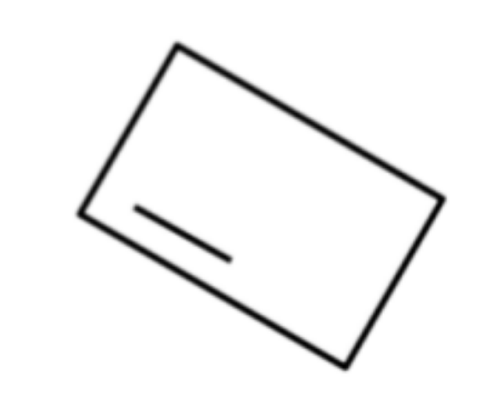
#> input picture images/unaligned_rectangle.png, 490 x 406 px
$ python rectangle_alignment.py
#> lines starting #> are read from the running program, lines starting #| are printed output that depends on the picture; after the words box and inside, x2 and y2 are one past the last pixel; in counts of white or black regions, pixels touching at a corner belong together
import cv2
import numpy as np
from matplotlib import pyplot as plt
def align_rectangles(image_path):
    #reading the images
#> called with image_path = 'images/unaligned_rectangle.png'
    image = cv2.imread(image_path)
#> image is the input picture: shape (406, 490, 3); min 0, max 255, mean 245.5

    # Convert the image to grayscale
    gray = cv2.cvtColor(image, cv2.COLOR_BGR2GRAY)

    # Detect edges using Canny edge detection
    edges = cv2.Canny(gray, 50, 150, apertureSize=3)
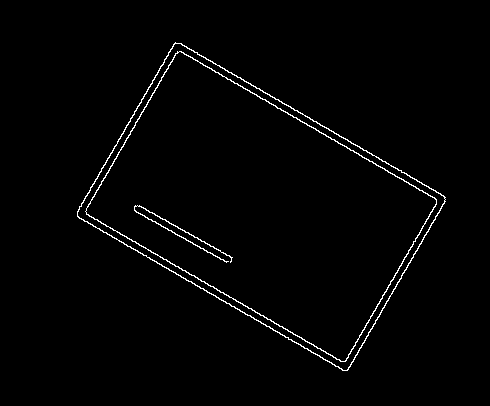
#> edges: shape (406, 490); 1.5% white in thin lines or dots, all inside (x1, y1, x2, y2) = (77, 42, 446, 371)

    # Find contours
    contours, _ = cv2.findContours(edges.copy(), cv2.RETR_EXTERNAL, cv2.CHAIN_APPROX_SIMPLE)
#> contours = 1 contour; box (x1, y1, x2, y2) and area: (77, 42, 446, 371) 63212

    # Iterate through contours to find rectangles
    for contour in contours:
        # Find the area of each contour
        area = cv2.contourArea(contour)

        # Approximate the contour to a polygon
        perimeter = cv2.arcLength(contour, True)
        approx = cv2.approxPolyDP(contour, 0.02 * perimeter, True)

        # If the contour has four vertices (a rectangle) and has a significant area, proceed
        if len(approx) == 4 and area > 1000:
            # Find the rotated rectangle enclosing the contour
            rect = cv2.minAreaRect(contour)
            box = cv2.boxPoints(rect)
            box = np.int0(box)

            # Calculate the angle of rotation
            angle = rect[2]

            # Rotate the image to make the rectangle straight
            rotated_image = image.copy()
            if angle < -45:
                angle += 90
            (h, w) = rotated_image.shape[:2]
            center = (w // 2, h // 2)
            M = cv2.getRotationMatrix2D(center, angle, 1.0)
            rotated_image = cv2.warpAffine(rotated_image, M, (w, h), flags=cv2.INTER_CUBIC, borderMode=cv2.BORDER_REPLICATE)

            # Display the aligned image
            cv2.imwrite('processed_images/aligned_rectangle.png',rotated_image)
#> this loop made 1 pass
#> (area, perimeter, approx, rect, box, angle, h, w) on pass 1: (63211.5, 1100.2, [[175, 42], [77, 216], [347, 370], [445, 197]], ((260.8, 206.1), (203, 314.8), -59.98), [[346, 372], [73, 215], [175, 39], [447, 196]], 30.02, 406, 490)
#> pass 1, in align_rectangles, `rotated_image = cv2.warpAffine(rotated_image, M, (w, h), flags=cv2.INT..`:
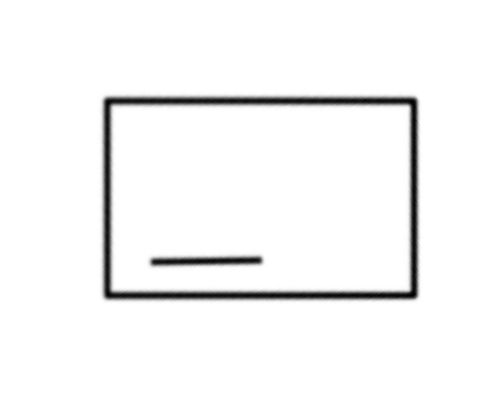
#> rotated_image: shape (406, 490, 3); min 0, max 255, mean 245.5

if __name__=='__main__':
    image_path = "images/unaligned_rectangle.png"
    align_rectangles(image_path)

$ run again, with images/not_numbered_rectangles.png copied over images/unaligned_rectangle.png
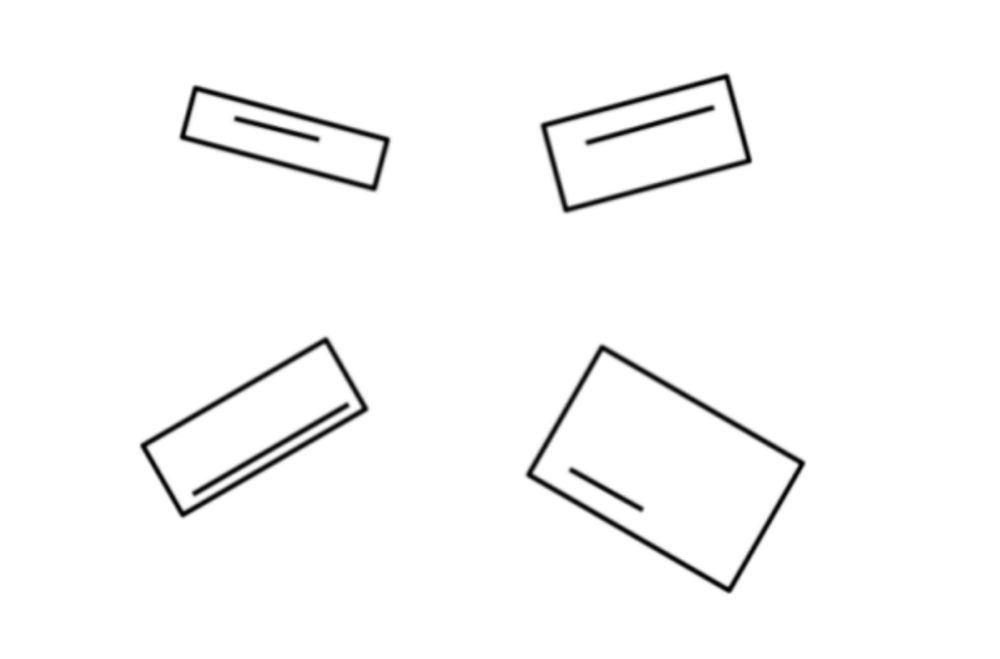
#> input picture images/not_numbered_rectangles.png, 1000 x 659 px, shrunk from 1324 x 872 before the run
#> in align_rectangles, image is the input picture: shape (659, 1000, 3); min 0, max 255, mean 249.4
#> in align_rectangles, `edges = cv2.Canny(gray, 50, 150, apertureSize=3)`:
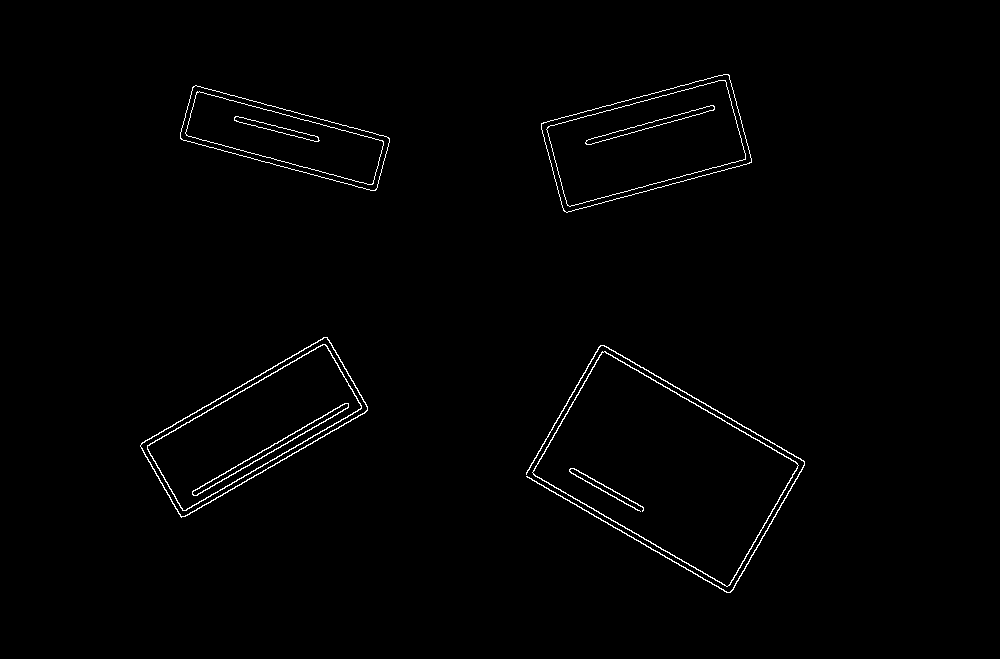
#> edges: shape (659, 1000); 1% white in thin lines or dots, all inside (x1, y1, x2, y2) = (140, 74, 805, 593)
#> contours = 5 contours; box (x1, y1, x2, y2) and area: (532, 351, 799, 587) 32370, (140, 337, 368, 518) 18498, (541, 74, 752, 213) 17997, (180, 85, 390, 191) 11336, (526, 345, 805, 593) 378
#> the loop in align_rectangles, `for contour in contours:` made 5 passes
#> (area, perimeter, approx, rect, box, angle, M) on passes 1, 3: (32370, 788.4, [[602, 351], [533, 474], [729, 585], [797, 463]], ((665.1, 468.5), (143.4, 228.3), -59.96), [[728, 587], [530, 473], [602, 349], [799, 463]], 30.04, [[0.866, 0.501, -97.54], [-0.501, 0.866, 294.5]]), (18497.5, 641.2, [[327, 337], [141, 443], [181, 517], [367, 410]], ((253.8, 426.9), (217.8, 86.34), -30.05), [[181, 518], [137, 444], [326, 334], [369, 409]], -30.05, [[0.866, -0.501, 231.9], [0.501, 0.866, -206.1]])
#> pass 3, in align_rectangles, `rotated_image = cv2.warpAffine(rotated_image, M, (w, h), flags=cv2.INT..`:
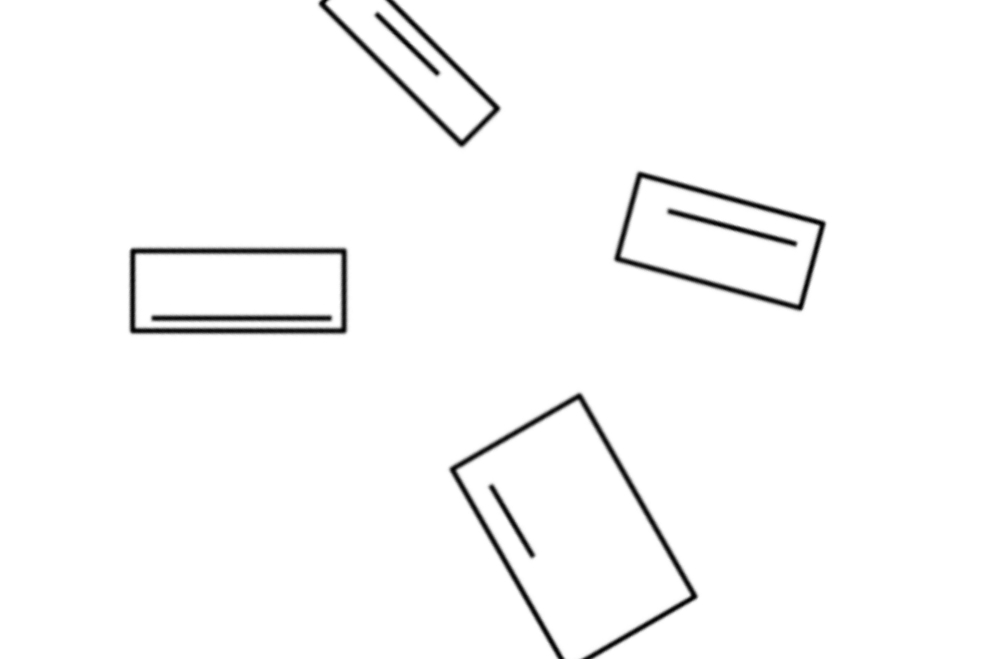
#> rotated_image: shape (659, 1000, 3); min 0, max 255, mean 249.6
